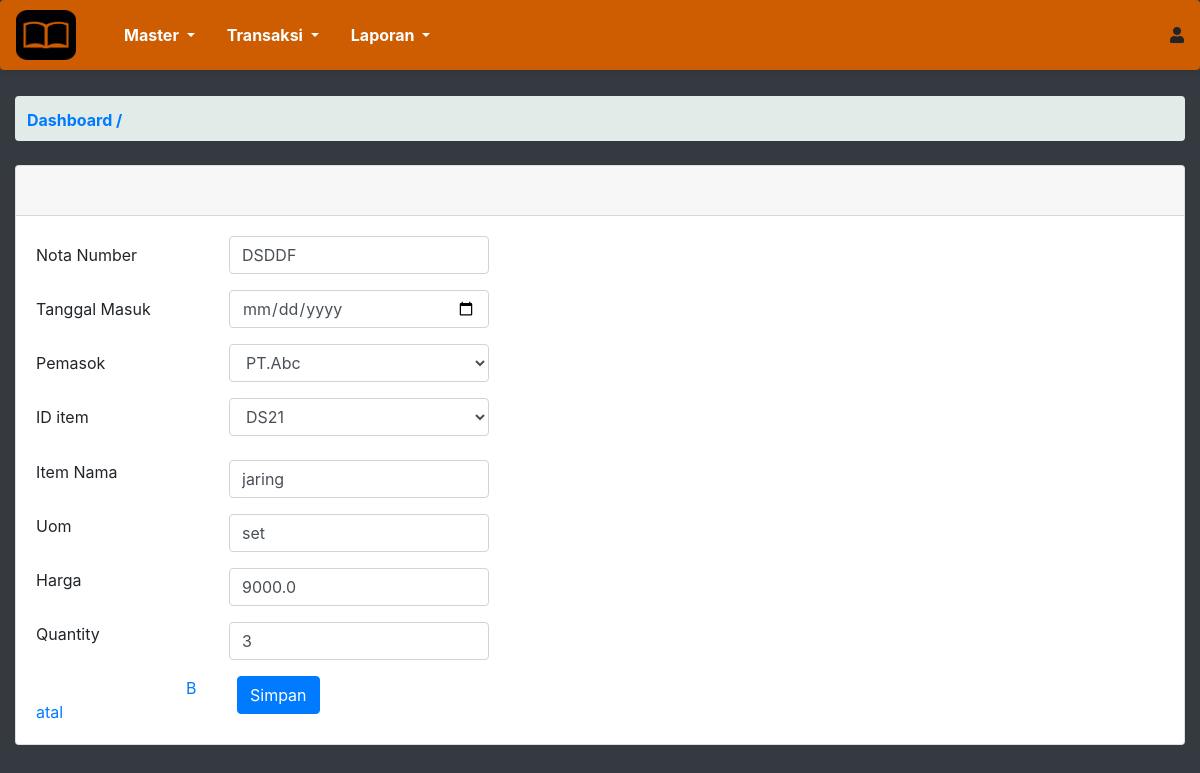
The page /editDataPembelian/13/ on the database its author committed.
### app_akuntansi/models.py (models this page shows, shortened)
class Pembelian(models.Model):
    nota          = models.CharField(max_length=20,default='')
    tanggal       = models.DateField(auto_now=True, auto_now_add=False)
    pemasok       = models.ForeignKey(Suplier,on_delete=models.CASCADE, default='')
    id_item       = models.CharField(max_length=50,default='B2IC',blank=False, null=False)
    nama          = models.CharField(max_length=100)
    uom           = models.CharField(max_length=50, default='Set')
    harga         = models.FloatField()
    quantity      = models.IntegerField()
    total         = models.FloatField()
    pilihan_status = (
        ('Lunas','Lunas'),
        ('Hutang','Hutang')
    )
    status        = models.CharField(max_length=50,choices= pilihan_status, default='Hutang')
    sudah_dibayar = models.FloatField(blank=True, null=True)
    sisa          = models.FloatField(blank=True, null=True)

### app_akuntansi/views.py (the view, shortened to what this page needs)
# urls.py: path('editDataPembelian/<int:id>/',views.edit_form_pembelian, name='edit_data_pembelian'),
def edit_form_pembelian(request, id):
    form_edit = Pembelian.objects.get(id=id);
    supliers = Suplier.objects.all();
    item_barangs = Item_barang.objects.all();
    context = {
        'form_edit':form_edit,
        'supliers':supliers,
        'items':item_barangs
    }
    return render(request,'edit_form_pembelian.html',context)

### templates/edit_form_pembelian.html (shortened to what this page needs)
{% extends 'base.html' %}
{% load static %}
{% block content_body %}
<div class="card">
    <div class="card-header" style="height: 50px;">
    </div>
    <div class="card-body">
        <form method="POST">
            <div class="form-group row">
                <label for="nota_number" class="col-sm-2 col-form-label">Nota Number</label>
                <div class="col-sm-3">
                    <input name="nota_number" value="{{form_edit.nota}}" required="true" class="form-control" type="text" id="nota_number">
                </div>
                <div class="col-sm-5"></div>
            </div>
            <div class="form-group row">
                <label for="tanggal" class="col-sm-2 col-form-label">Tanggal Masuk</label>
                <div class="col-sm-3">
                    <input name="tanggal" value="{{form_edit.tanggal}}" class="form-control" type="date" id="tanggal">
                </div>
                <div class="col-sm-5"></div>
            </div>
            <div class="form-group row">
              <label class="col-sm-2 col-form-label" for="pemasok">Pemasok</label>
              <div class="col-sm-3">
                  <select class="form-control" name="pemasok">
                    {% for spl in supliers %}
                    <option value="{{spl.id}}">{{spl.nama}}</option>
                    {% endfor %}
                  </select>
              </div>
            </div>
            <div class="form-group row">
                <div class="col-sm-2 col-form-label">
                  <label class="form-label">ID item</label>
                </div>
                <div class="col-sm-3">
                  <select class="form-control" name="id_item" id="id_barang">
                    {% for item in items  %}
                    <option value="{{item.id}}">{{item.kode_item}}</option>
                    {% endfor %}
                  </select>
                </div>
            </div>
            <div class="form-group row">
                <div class="col-sm-2">
                  <label class="form-label">Item Nama</label>
                </div>
                <div class="col-sm-3">
                    <input name="item_nama" value="{{form_edit.nama}}" required="true" class="form-control" type="text" id="item_nama">
                </div>
            </div>
            <div class="form-group row">
                <div class="col-sm-2">
                  <label class="form-label">Uom</label>
                </div>
                <div class="col-sm-3">
                    <input name="uom" value="{{form_edit.uom}}" required="true" class="form-control" type="text" id="uom">
                </div>
            </div>
            <div class="form-group row">
                <div class="col-sm-2">
                  <label class="form-label">Harga</label>
                </div>
                <div class="col-sm-3">
                    <input name="harga" value="{{form_edit.harga}}" required="true" class="form-control" type="text" id="harga">
                </div>
            </div>
            <div class="form-group row">
                <div class="col-sm-2">
                  <label class="form-label">Quantity</label>
                </div>
                <div class="col-sm-3">
                    <input name="quantity" value="{{form_edit.quantity}}" required="true" class="form-control" type="text" id="quantity">
                </div>
            </div>
            <div class="row">
                <div class="col-sm-2">
                    <a style="margin-left: 150px;" href="{% url 'app_akuntansi:form_transaksi_pembelian' %}">Batal</a>
                </div>
                <div class="col-sm-3">
                  <input class="btn btn-primary ml-2" value="Simpan" type="submit">
                </div>
            </div>
        </form>
    </div>
</div>
{% endblock  %}

### rows shown on the page
Pembelian: nota_number "DSDDF", item_nama "jaring", uom "set", harga "9000.0", quantity "3"

### other values the page prints
form field pemasok "PT.Abc"
form field id_item "DS21"
